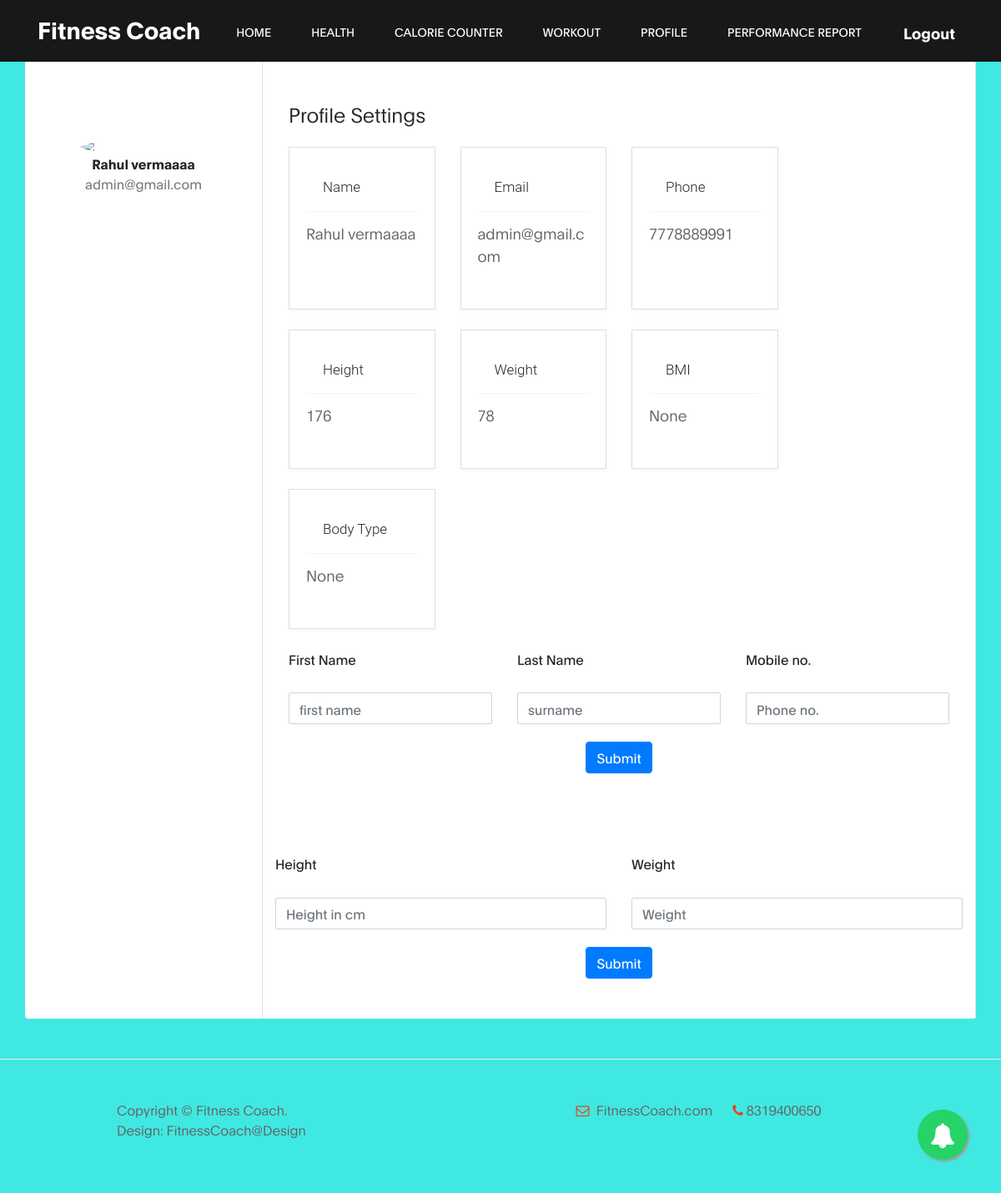
The app's page /profile/ (signed in) with its own data.
### base/models.py (models this page shows, shortened)
class User(AbstractUser):
    username=None
    first_name=models.CharField(null=True, max_length=11, default="x")
    last_name=models.CharField(null=True, max_length=11, default="x")
    email=models.EmailField(unique=True, null=False)
    phone_no=models.CharField(max_length=11, null=True)
    created_at=models.DateTimeField(auto_now_add=True)
    USERNAME_FIELD = 'email'
    objects=UserManager()
    REQUIRED_FIELDS=[]

class profile(models.Model):
    pro_user=models.OneToOneField(User, on_delete=models.RESTRICT)
    height=models.CharField(null=True, max_length=11)
    weight=models.CharField(null=True, max_length=11)
    bmi=models.CharField(null=True, max_length=11)
    body_type=models.CharField(null=True, max_length=11)

### base/views.py (the view)
# urls.py: path('profile/', views.profilee, name='profile'),
def profilee(request):
    if request.user.is_authenticated:
        ssu=request.user
        prof, created = profile.objects.get_or_create(pro_user=ssu)
    else:
        return redirect('loginr')
    return render(request, 'profile.html',{'ssu':ssu, 'prof':prof})

### templates/profile.html (shortened to what this page needs)
{% extends 'base.html' %}
{% block content %}
<div class="container rounded bg-white mt-5 mb-5">
    <div class="row">
        <div class="col-md-3 border-right">
            <div class="d-flex flex-column align-items-center text-center p-3 py-5"><img class="rounded-circle mt-5" width="150px" src="https://st3.depositphotos.com/15648834/17930/v/600/depositphotos_179308454-stock-illustration-unknown-person-silhouette-glasses-profile.jpg">
                <span class="font-weight-bold">{{ssu.first_name}} {{ssu.last_name}}</span>
                <span class="text-black-50">{{ssu}}</span
                    >
                </div>
        </div>
        <div class="col-md-9 border-right">
            <div class="p-3 py-5">
                <div class="d-flex justify-content-between align-items-center mb-3">
                    <h4 class="text-right">Profile Settings</h4>
                </div>
                <div class="row">
                <div class="col-md-3">
                    <div class="card">
                        <div class="card-body">
                            <h4 class="card-title"> Name </h4>
                            <p class="card-text">{{ssu.first_name}} {{ssu.last_name}}</p>
                            </div>
                        </div>
                    </div>
                    <div class="col-md-3">
                        <div class="card">
                            <div class="card-body">
                            <h4 class="card-title"> Email </h4>
                            <p class="card-text">{{ssu}}</p>
                        </div>
                    </div>
                </div>
                <div class="col-md-3">
                    <div class="card">
                        <div class="card-body">
                            <h4 class="card-title"> Phone </h4>
                            <p class="card-text">{{ssu.phone_no}}</p>
                        </div>
                    </div>
                </div>
            </div>
            <br>
            <div class="row">
                <div class="col-md-3">
                    <div class="card">
                        <div class="card-body">
                          <h4 class="card-title"> Height </h4>
                          <p class="card-text">{{prof.height}}</p>
                        </div>
                    </div>
                </div>
                <div class="col-md-3">
                    <div class="card">
                        <div class="card-body">
                          <h4 class="card-title"> Weight </h4>
                          <p class="card-text">{{prof.weight}}</p>
                        </div>
                    </div>
                </div>
                <div class="col-md-3">
                    <div class="card">
                        <div class="card-body">
                          <h4 class="card-title"> BMI </h4>
                          <p class="card-text">{{prof.bmi}}</p>
                        </div>
                    </div>
                </div>
            </div>
            <br>
            <div class="row">
                <div class="col-md-3">
                    <div class="card">
                        <div class="card-body">
                          <h4 class="card-title"> Body Type </h4>
                          <p class="card-text">{{prof.body_type}}</p>
                        </div>
                      </div>
                      </div>
                    </div>
                      <br>
                      <form method="post" action="{% url 'pd_u' %}">
                      <div class="row">
                    <div class="col-md-4"><label class="labels">First Name</label>
                        <input type="text" class="form-control" name="first_name" placeholder="first name" value="">
                    </div>
                    <div class="col-md-4"><label class="labels">Last Name </label>
                        <input type="text" class="form-control" name="last_name"  value="" placeholder="surname">
                    </div>
                    <div class="col-md-4"><label class="labels">Mobile no. </label>
                        <input type="text" class="form-control" name="phone_no" value="" placeholder="Phone no.">
                    </div>
                </div>
                <div class="text-center"> <button type="submit" class="btn btn-primary">Submit</button></div>
            </div>
            <br>
            <br>
            <form method="post" action="{% url 'h_w' %}">
            <div class="row">
          <div class="col-md-6"><label class="labels">Height</label>
              <input type="text" class="form-control" name="height" placeholder="Height in cm" value="">
          </div>
          <div class="col-md-6"><label class="labels">Weight </label>
              <input type="text" class="form-control" name="weight"  value="" placeholder="Weight">
          </div>
      </div>
      <div class="text-center"><button type="submit" class="btn btn-primary">Submit</button></div>
      <br>
      <br>
     </div>
            </div>
        </div>
{% endblock %}

### static/styles/main.css (style rules this page uses)
body { background-color: aqua; color: black; }
.card { border: 0; border-radius: 0px; margin-bottom: 30px; -webkit-box-shadow: 0 2px 3px rgba(0,0,0,0.03); box-shadow: 0 2px 3px rgba(0,0,0,0.03); -webkit-transition: .5s; transition: .5s; }
body { background-color: #f9f9fa }
h4.card-title { font-size: 17px; }
.card-title { font-family: Roboto,sans-serif; font-weight: 300; line-height: 1.5; margin-bottom: 0; padding: 15px 20px; border-bottom: 1px solid rgba(77,82,89,0.07); }
button, input, optgroup, select, textarea { font-family: Roboto,sans-serif; font-weight: 300; }

### static/css/tooplate-gymso-style.css (style rules this page uses)
:root { --primary-color: #f13a11; --white-color: #ffffff; --dark-color: #171819; --about-bg-color: #f9f9f9; --gray-color: #909090; --link-color: #404040; --p-color: #666262; --base-font-family: 'Plain', sans-serif; --font-weight-bold: bold; --font-weight-normal: normal; --font-weight-light: 300; --font-weight-thin: 100; --h1-font-size: 48px; --h2-font-size: 36px; --h3-font-size: 28px; --h4-font-size: 24px; --h5-font-size: 22px; --h6-font-size: 22px; --p-font-size: 18px; --base-font-size: 16px; --menu-font-size: 14px; --border-radius-large: 100%; --border-radius-small: 2px; }
body { background: var(--white-color); font-family: var(--base-font-family); }
h1,h2,h3,h4,h5,h6 { font-weight: var(--font-weight-thin); line-height: normal; }
h4 { font-size: var(--h4-font-size); }
p { color: var(--p-color); font-size: var(--p-font-size); font-weight: var(--font-weight-light); line-height: 1.5em; }
* { -webkit-box-sizing: border-box; -moz-box-sizing: border-box; box-sizing: border-box; }
*::before, *::after { -webkit-box-sizing: border-box; -moz-box-sizing: border-box; box-sizing: border-box; }
.form-control { border-radius: var(--border-radius-small); margin: 1.3rem 0; }
.card { position: relative; display: block; height: 100%; border-radius: calc(var(--curve) * 1px); overflow: hidden; text-decoration: none; }

### templates/profile.html (style rules this page uses)
body { background: rgb(64, 232, 226) }

### records on screen
User: first_name "Rahul", last_name "vermaaaa", email "admin@gmail.com", phone_no "7778889991"
profile: height "176", weight "78", bmi "None", body_type "None"
